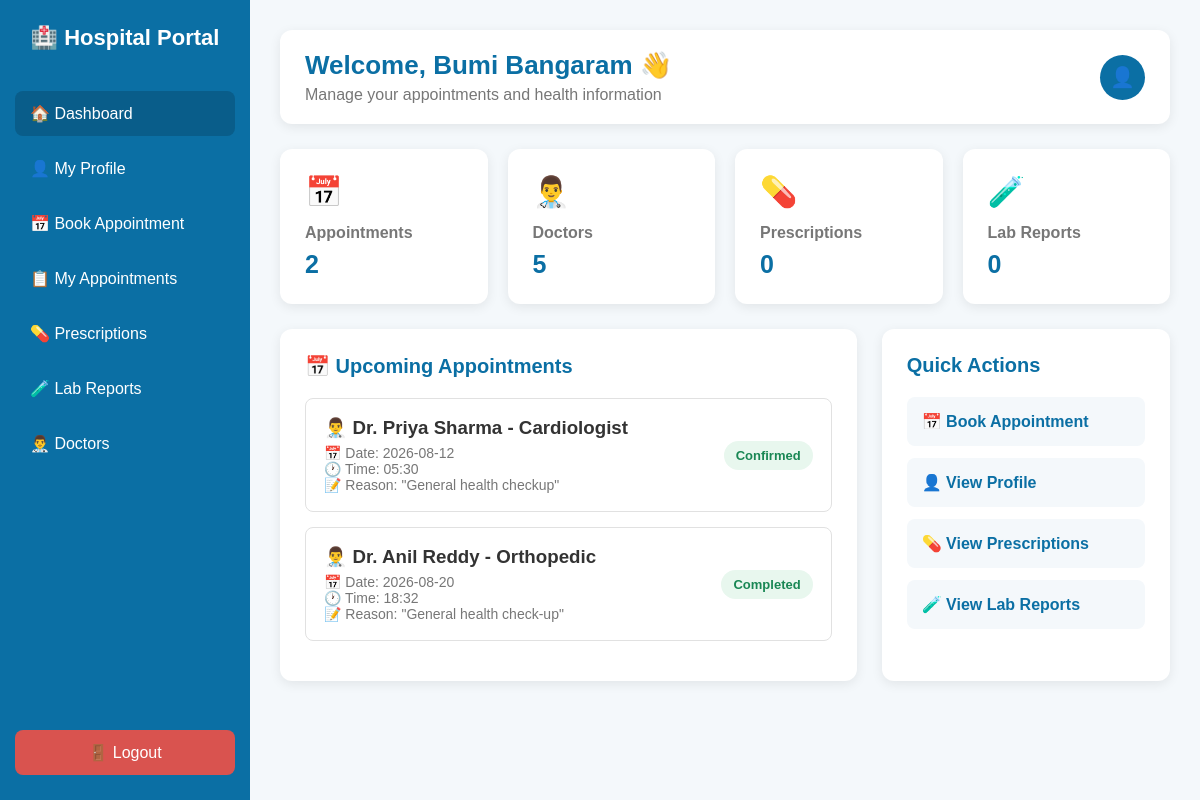
The page /patient-dashboard (signed in) on the database its author committed.
### tables this page shows
CREATE TABLE appointments (
            id INTEGER PRIMARY KEY AUTOINCREMENT,

            patient_id INTEGER NOT NULL,

            doctor_name TEXT NOT NULL,

            appointment_date TEXT NOT NULL,

            appointment_time TEXT NOT NULL,

            reason TEXT,

            status TEXT DEFAULT 'Pending',

            FOREIGN KEY (patient_id)
            REFERENCES patients(id)
        );

### app.py (the view)
@app.route("/patient-dashboard")
def patient_dashboard():
    if "patient_id" not in session:
        return redirect(url_for("login"))
    connection = get_database()
    appointments = connection.execute(
        """
        SELECT *
        FROM appointments
        WHERE patient_id = ?
        AND status != 'Cancelled'
        ORDER BY appointment_date, appointment_time
        """,
        (session["patient_id"],)
    ).fetchall()
    connection.close()
    return render_template(
        "patient_dashboard.html",
        patient_name=session["patient_name"],
        appointments=appointments
    )

### app.py (called while the page is built)
def get_database():
    connection = sqlite3.connect("hospital.db")
    connection.row_factory = sqlite3.Row
    return connection

### templates/patient_dashboard.html (shortened to what this page needs)
<!DOCTYPE html>
<html lang="en">
<head>
</head>
<body>
    <div class="sidebar">
        <div class="logo">
            🏥 Hospital Portal
        </div>
        <ul class="menu">
            <li>
                <a href="/patient-dashboard" class="active">
                    🏠 Dashboard
                </a>
            </li>
            <li>
                <a href="{{ url_for('my_profile') }}">
                    👤 My Profile
                </a>
            </li>
            <li>
                <a href="{{ url_for('book_appointment') }}">
                    📅 Book Appointment
                </a>
            </li>
            <li>
                <a href="{{ url_for('my_appointments') }}">
                    📋 My Appointments
                </a>
            </li>
            <li>
                 <a href="{{ url_for('prescriptions') }}">
                    💊 Prescriptions
                </a>
            </li>
            <li>
                 <a href="{{ url_for('lab_reports') }}">
                    🧪 Lab Reports
                </a>
            </li>
            <li>
                <a href="{{ url_for('doctors') }}">
                    👨‍⚕️ Doctors
                </a>
            </li>
        </ul>
        <div class="logout">
            <a href="{{ url_for('logout') }}">
                🚪 Logout
            </a>
        </div>
    </div>
    <div class="main">
        <div class="topbar">
            <div class="welcome">
                <h1>
                    Welcome, {{ patient_name }} 👋
                </h1>
                <p>
                    Manage your appointments and health information
                </p>
            </div>
            <div class="profile">
            </div>
        </div>
        <div class="cards">
            <div class="card">
                <div class="card-icon">
                    📅
                </div>
                <h3>
                    Appointments
                </h3>
                <p>
                    {{ appointments|length }}
                </p>
            </div>
            <div class="card">
                <div class="card-icon">
                    👨‍⚕️
                </div>
                <h3>
                    Doctors
                </h3>
                <p>
                    5
                </p>
            </div>
            <div class="card">
                <div class="card-icon">
                    💊
                </div>
                <h3>
                    Prescriptions
                </h3>
                <p>
                    0
                </p>
            </div>
            <div class="card">
                <div class="card-icon">
                    🧪
                </div>
                <h3>
                    Lab Reports
                </h3>
                <p>
                    0
                </p>
            </div>
        </div>
        <div class="content-grid">
            <div class="section">
                <h2>
                    📅 Upcoming Appointments
                </h2>
               {% if appointments %}
    {% for appointment in appointments %}
        <div class="appointment">
            <div class="doctor-info">
                <h3>
                    👨‍⚕️ {{ appointment["doctor_name"] }}
                </h3>
                <p>
                    📅 Date:
                    {{ appointment["appointment_date"] }}
                </p>
                <p>
                    🕐 Time:
                    {{ appointment["appointment_time"] }}
                </p>
                <p>
                    📝 Reason:
                    {{ appointment["reason"] or "Not provided" }}
                </p>
            </div>
            <span class="status">
                {{ appointment["status"] }}
            </span>
        </div>
    {% endfor %}
{% endif %}
            </div>
            <div class="section">
                <h2>
                    Quick Actions
                </h2>
                <div class="quick-actions">
                    <a href="{{ url_for('book_appointment') }}" class="action">
                        📅 Book Appointment
                    </a>
                    <a href="{{ url_for('my_profile') }}" class="action">
                        👤 View Profile
                    </a>
                    <a href="{{ url_for('prescriptions') }}" class="action">
                        💊 View Prescriptions
                    </a>
                    <a href="{{ url_for('lab_reports') }}" class="action">
                        🧪 View Lab Reports
                    </a>
                </div>
            </div>
        </div>
    </div>
</body>
</html>

### templates/patient_dashboard.html (style rules this page uses)
* { margin: 0; padding: 0; box-sizing: border-box; font-family: Arial, sans-serif; }
body { background: #f4f8fb; color: #333; }
.sidebar { position: fixed; left: 0; top: 0; width: 250px; height: 100vh; background: #0b6fa4; color: white; padding: 25px 15px; }
.logo { text-align: center; font-size: 22px; font-weight: bold; margin-bottom: 40px; }
.menu { list-style: none; }
.menu li { margin-bottom: 10px; }
.menu a { display: block; padding: 13px 15px; color: white; text-decoration: none; border-radius: 8px; transition: 0.3s; }
.menu a:hover, .menu .active { background: #095d8a; }
.logout { position: absolute; bottom: 25px; left: 15px; right: 15px; }
.logout a { display: block; padding: 13px; text-align: center; background: #d9534f; color: white; text-decoration: none; border-radius: 8px; }
.main { margin-left: 250px; padding: 30px; }
.topbar { background: white; padding: 20px 25px; border-radius: 12px; display: flex; justify-content: space-between; align-items: center; box-shadow: 0 3px 12px rgba(0, 0, 0, 0.08); margin-bottom: 25px; }
.welcome h1 { color: #0b6fa4; font-size: 26px; margin-bottom: 5px; }
.welcome p { color: #777; }
.profile { width: 45px; height: 45px; background: #0b6fa4; color: white; border-radius: 50%; display: flex; align-items: center; justify-content: center; font-size: 20px; }
.cards { display: grid; grid-template-columns: repeat(4, 1fr); gap: 20px; margin-bottom: 25px; }
.card { background: white; padding: 25px; border-radius: 12px; box-shadow: 0 3px 12px rgba(0, 0, 0, 0.08); }
.card-icon { font-size: 30px; margin-bottom: 15px; }
.card h3 { font-size: 16px; color: #777; margin-bottom: 8px; }
.card p { font-size: 25px; font-weight: bold; color: #0b6fa4; }
.content-grid { display: grid; grid-template-columns: 2fr 1fr; gap: 25px; }
.section { background: white; padding: 25px; border-radius: 12px; box-shadow: 0 3px 12px rgba(0, 0, 0, 0.08); }
.section h2 { color: #0b6fa4; margin-bottom: 20px; font-size: 20px; }
.appointment { border: 1px solid #e1e1e1; border-radius: 8px; padding: 18px; margin-bottom: 15px; display: flex; justify-content: space-between; align-items: center; }
.doctor-info h3 { margin-bottom: 6px; color: #333; }
.doctor-info p { color: #777; font-size: 14px; }
.status { background: #e8f7ee; color: #198754; padding: 7px 12px; border-radius: 20px; font-size: 13px; font-weight: bold; }
.quick-actions { display: grid; gap: 12px; }
.action { display: block; padding: 15px; border-radius: 8px; background: #f4f8fb; color: #0b6fa4; text-decoration: none; font-weight: bold; transition: 0.3s; }

### rows shown on the page
appointments: doctor_name "Dr. Priya Sharma - Cardiologist", appointment_date "2026-08-12", appointment_time "05:30", reason "\"General health checkup\"", status "Confirmed"
appointments: doctor_name "Dr. Anil Reddy - Orthopedic", appointment_date "2026-08-20", appointment_time "18:32", reason "\"General health check-up\"", status "Completed"

### other values the page prints
{{ patient_name }} "Bumi Bangaram"
{{ appointments|length }} "2"
